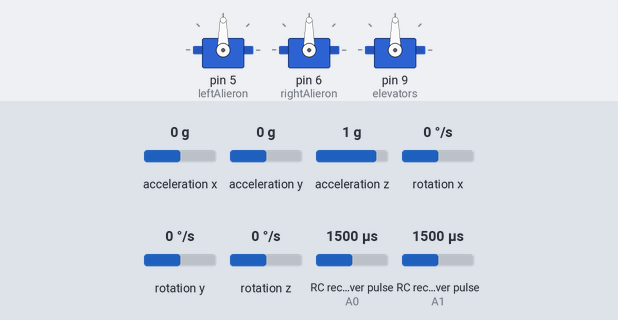
The sketch below on a simulated Arduino Uno, built with avr-gcc and run on an emulated ATmega328P. Shown: 3 × servo. Wiring (inferred from the names in the program): 2 × RC receiver channel: data A0 / data A1. The test bench sets the inputs (shaded band); at power-on: acceleration x 0 g, RC receiver pulse (sensors on A0, A1) 1500 µs, acceleration y 0 g, acceleration z 1 g, rotation x 0 °/s, rotation y 0 °/s, rotation z 0 °/s.

Above: at 1.2 s.
1.3 s: acceleration x set to -1.4 g
At 2.0 s:
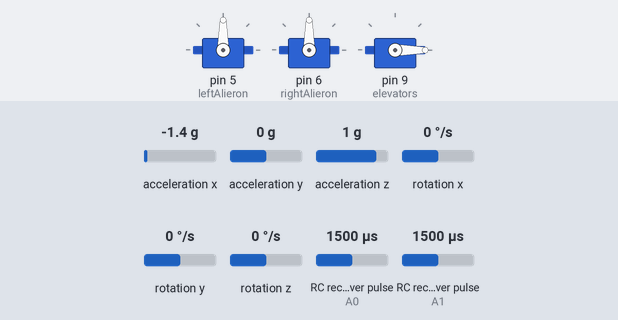
2.8 s: RC receiver pulse (sensor on A0) set to 1020 µs
At 3.2 s:
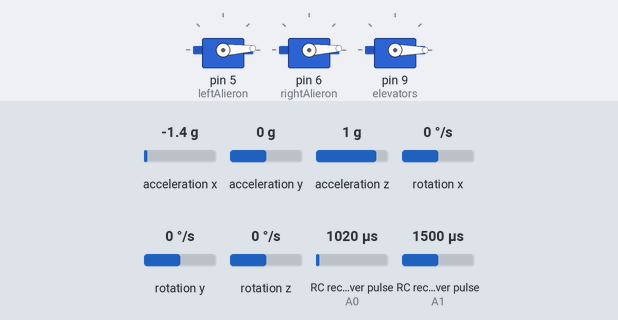
4.3 s: RC receiver pulse (sensor on A1) set to 1428 µs
5.8 s: RC receiver pulse (sensor on A1) set to 1408 µs
At 6.7 s:
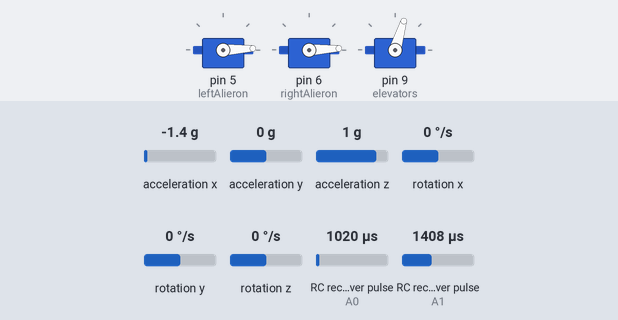
7.3 s: RC receiver pulse (sensor on A0) set to 1250 µs
At 7.8 s:
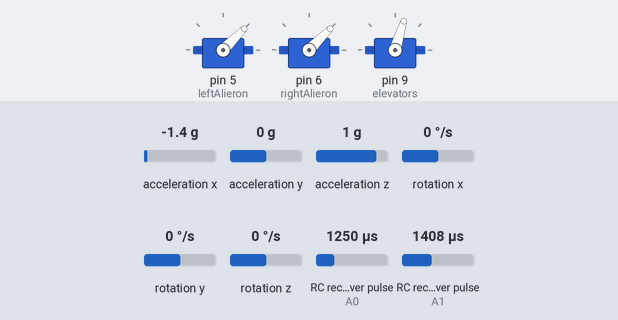
8.8 s: RC receiver pulse (sensor on A0) set to 1500 µs
At 10.1 s:
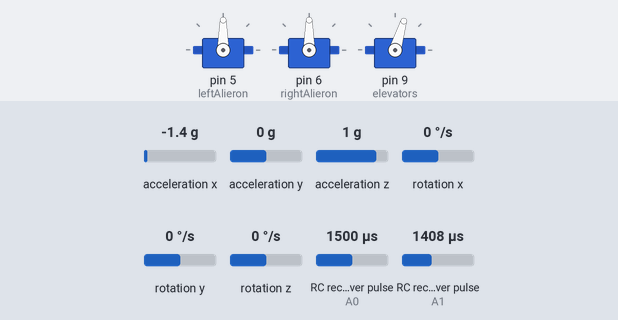
Timing chart, 0 to 11.3 s (numbered marks = the images above; inputs shaded):
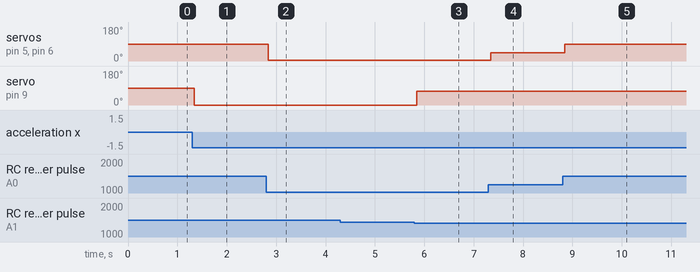

Measured:
- the behaviour switches between 1416 and 1415 µs on RC receiver pulse (sensor on A1) (found by bisection; images 2 and 3)
- after the input at 1.3 s, servo on pin 9 (elevators): 90° → 0° at once
- after the input at 2.8 s, servo on pin 5 (leftAlieron), servo on pin 6 (rightAlieron): 90° → 3° at once
- after the input at 4.3 s, every drawn part: stays the same
- after the input at 5.8 s, servo on pin 9 (elevators): 0° → 73° at once
- after the input at 7.3 s, servo on pin 5 (leftAlieron), servo on pin 6 (rightAlieron): 3° → 45° at once
- after the input at 8.8 s, servo on pin 5 (leftAlieron), servo on pin 6 (rightAlieron): 45° → 90° at once

The sketch:

PlaneStabilizer.ino
```cpp
#include <Servo.h>    // Include the Servo library to control servos
#include "I2Cdev.h"   // Include the I2Cdev library for I2C communication
#include "MPU6050.h"  // Include the MPU6050 library for interfacing with the accelerometer and gyroscope

#if I2CDEV_IMPLEMENTATION == I2CDEV_ARDUINO_WIRE
#include "Wire.h"  // Include the Wire library for I2C communication
#endif

#define CH1 A0  // Define the analog pin A0 to read Channel 1 receiver input
#define CH2 A1  // Define the analog pin A1 to read Channel 2 receiver input

MPU6050 accelgyro;  // Create an object from MPU6050 for accessing the accelerometer and gyroscope

int16_t gx, gy, gz;  // Variables to store raw gyroscope data
int16_t ax, ay, az;  // Variables to store raw accelerometer data

int x, y;  // Variables to store gyroscope values in degrees

#define OUTPUT_READABLE_ACCELGYRO  // Define an output for reading accelerometer and gyroscope values

Servo leftAlieron;   // Create a servo object to control the left aileron
Servo rightAlieron;  // Create a servo object to control the right aileron
Servo elevators;     // Create a servo object to control the elevators

int CH1Value, CH2Value;  // Variables to store the mapped values from the receiver

void setup() {

#if I2CDEV_IMPLEMENTATION == I2CDEV_ARDUINO_WIRE
  Wire.begin();  // Initialize the Wire library for I2C communication
#elif I2CDEV_IMPLEMENTATION == I2CDEV_BUILTIN_FASTWIRE
  Fastwire::setup(400, true);  // If using the BUILTIN_FASTWIRE, set up the Fastwire communication
#endif

  //Serial.begin(9600); // Start the serial communication for debugging

  accelgyro.initialize();  // Initialize the MPU6050 accelerometer and gyroscope

  pinMode(CH1, INPUT);  // Set CH1 pin as input to read the receiver value
  pinMode(CH2, INPUT);  // Set CH2 pin as input to read the receiver value

  leftAlieron.attach(5);   // Attach the leftAlieron servo to pin 5
  rightAlieron.attach(6);  // Attach the rightAlieron servo to pin 6
  elevators.attach(9);     // Attach the elevators servo to pin 9

  accelgyro.getMotion6(&gx, &gy, &gz, &ax, &ay, &az);  // Read the initial gyroscope values
}

void loop() {
  accelgyro.getMotion6(&gx, &gy, &gz, &ax, &ay, &az);  // Read the gyroscope and accelerometer values

  y = map(gx, -17000, 17000, 0, 180);  // Map the gyroscope x-axis values to servo values (0 to 180 degrees)
  x = map(gy, -17000, 17000, 0, 180);  // Map the gyroscope y-axis values to servo values (0 to 180 degrees)

  CH1Value = pulseIn(CH1, HIGH);                 // Read the pulse width of the signal from Channel 1 receiver
  CH1Value = map(CH1Value, 1000, 2000, 0, 180);  // Map the receiver values to servo values (0 to 180 degrees)

  CH2Value = pulseIn(CH2, HIGH);                 // Read the pulse width of the signal from Channel 2 receiver
  CH2Value = map(CH2Value, 1000, 2000, 0, 180);  // Map the receiver values to servo values (0 to 180 degrees)

  // Check if the receiver signal is within the range of 75 to 105 for Channel 1
  if (((CH1Value < 75) && (CH1Value >= 0)) || ((CH1Value > 105) && (CH1Value <= 180))) {
    // If within range, control the left and right ailerons with the receiver value
    leftAlieron.write(CH1Value);
    rightAlieron.write(CH1Value);
  } else {
    // If not within range, control the left and right ailerons with the gyroscope signal
    leftAlieron.write(180 - x);
    rightAlieron.write(180 - x);
  }

  // Check if the receiver signal is within the range of 75 to 105 for Channel 2
  if (((CH2Value < 75) && (CH2Value >= 0)) || ((CH2Value > 105) && (CH2Value <= 180))) {
    // If within range, control the elevators with the receiver value
    elevators.write(CH2Value);
  } else {
    // If not within range, control the elevators with the gyroscope signal
    elevators.write(y);
  }

  delay(50);  // Add a short delay
}
```
